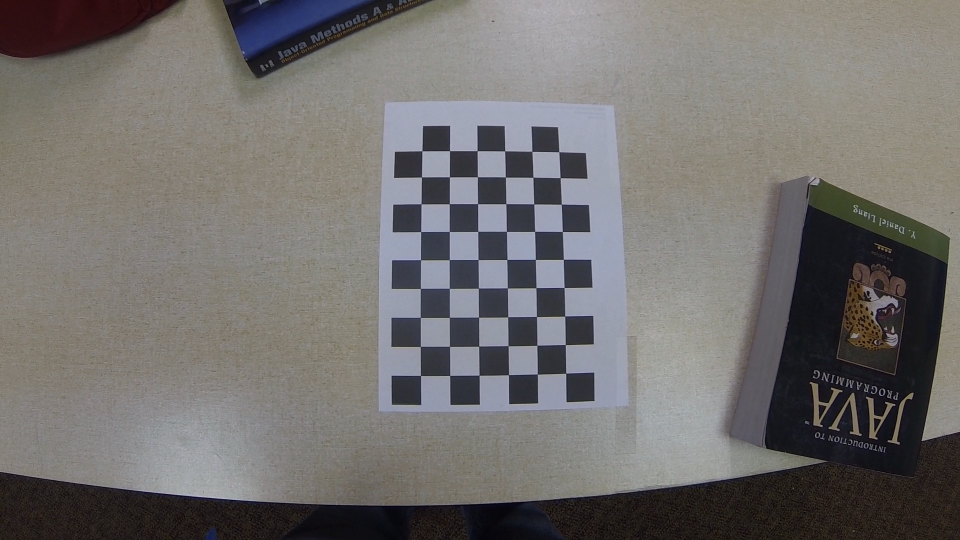
#> input picture calibration_samples2/Calibration_Frame100.jpg, 1920 x 1080 px (shown at 1/2 size); its folder holds 4 pictures in this run
$ python undist.py   (Python 2 division)
#> lines starting #> are read from the running program, lines starting #| are printed output that depends on the picture
# source: Solems tutorial

import numpy as np
import cv2
from glob import glob
'''
# calibration parameters from all of my calibration images
K = np.array([[1.14377690e+03,   0.00000000e+00,   9.71017458e+02],
 [  0.00000000e+00,   1.14128154e+03,   5.18938715e+02], #2nd e is 03
 [  0.00000000e+00,  0.00000000e+00,   1.00000000e+00]])
d = np.array([-0.35194004,  0.22321843, -0.00039513, -0.00041706, -0.07914194]) # just use first two terms (no translation)
'''
# calibration parameters from subset of calibration images


K = np.array([[  1.14436060e+03,   0.00000000e+00,   9.73815117e+02],
 [  0.00000000e+00,   1.14177584e+03,   5.18330528e+02],
 [  0.00000000e+00,   0.00000000e+00,   1.00000000e+00]])
d = np.array([-0.35000645,  0.22143909,0,0,0 ]) # just use first two terms (no translation)

# calibration parameters from sample images
'''
K = np.array([[ 611.18390818,    0.,          515.31102633],
 [   0.,          611.06735263,  402.07540928],
 [   0.,            0.,            1.        ]])

d = np.array([-0.36824155,  0.28485465,0,0,0])#,  0.00079123,  0.00064925, -0.1634569 ])
'''


# read one of your images
# works well with

# for sample images
#imgNames = glob('../calibration_samples_ex/GO*[0-9].JPG')

# for my own images

relativePath = 'calibration_samples2/'
imgNames = glob(relativePath + 'Calibration*[0-9].jpg')

print imgNames
for name in imgNames:
	img = cv2.imread(name)
#> img is the input picture: shape (1080, 1920, 3); mean B, G, R 110.2, 111.9, 114.6
	h, w = img.shape[:2]
#> h = 1080; w = 1920
	# undistort
	newcamera, roi = cv2.getOptimalNewCameraMatrix(K, d, (w,h), 0)
#> roi = (0, 0, 1919, 1079)
	newimg = cv2.undistort(img, K, d, None, newcamera)
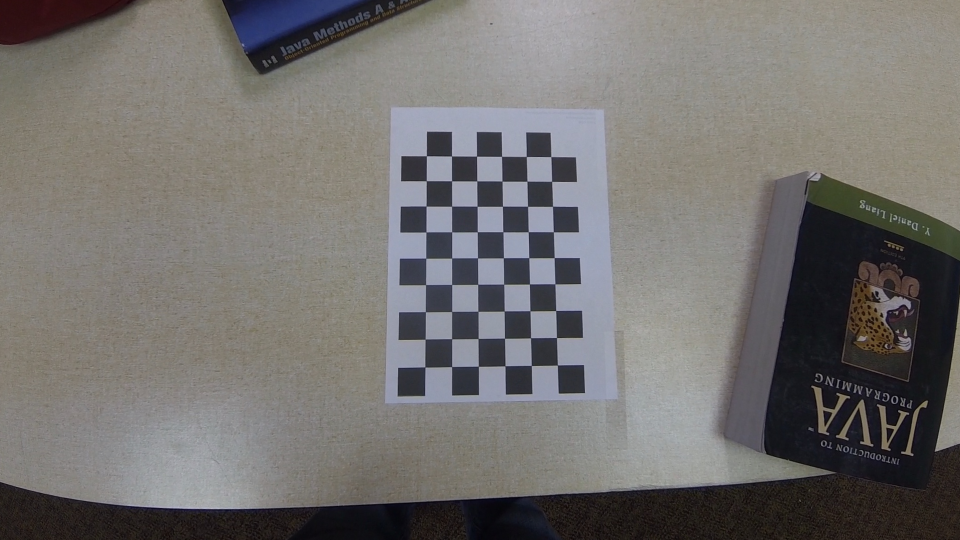
#> newimg: shape (1080, 1920, 3) (shown at 1/2 size); mean B, G, R 110.8, 112.8, 115.3

	# for samples
	#path = name[name.index('GOPR00'):-4] + '_UNDIST' + name[-4:]
	# for my own
	path = name[name.index('Calibration'):-4] + '_UNDIST' + name[-4:]

	save_path = 'Dist_Undist_Images/' + path
	print save_path
	cv2.imwrite(save_path,newimg)
#> pass 2 of the loop `for name in imgNames:`:
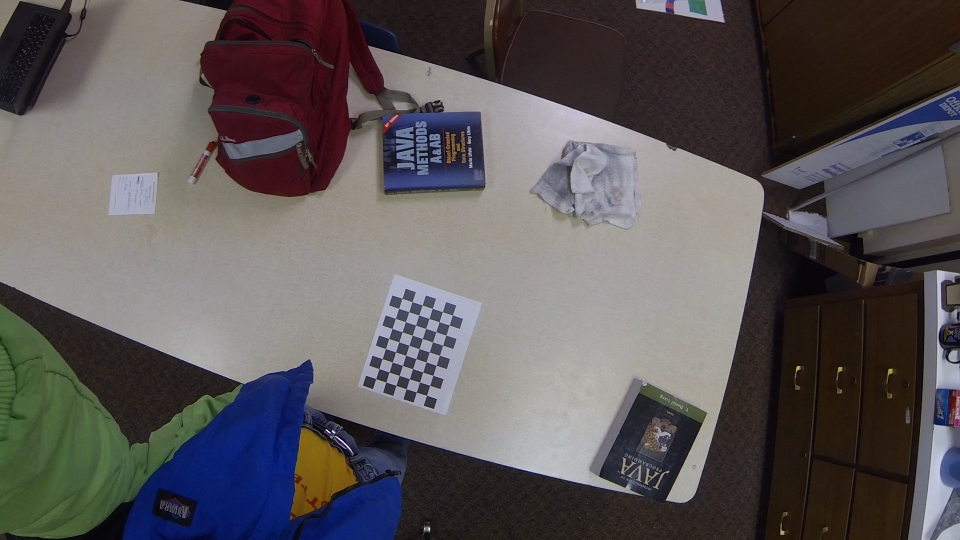
#> input picture calibration_samples2/Calibration_Frame1200.jpg, 1920 x 1080 px (shown at 1/2 size)
#> img is the input picture: shape (1080, 1920, 3); mean B, G, R 88.1, 87.2, 92
#> `newimg = cv2.undistort(img, K, d, None, newcamera)`:
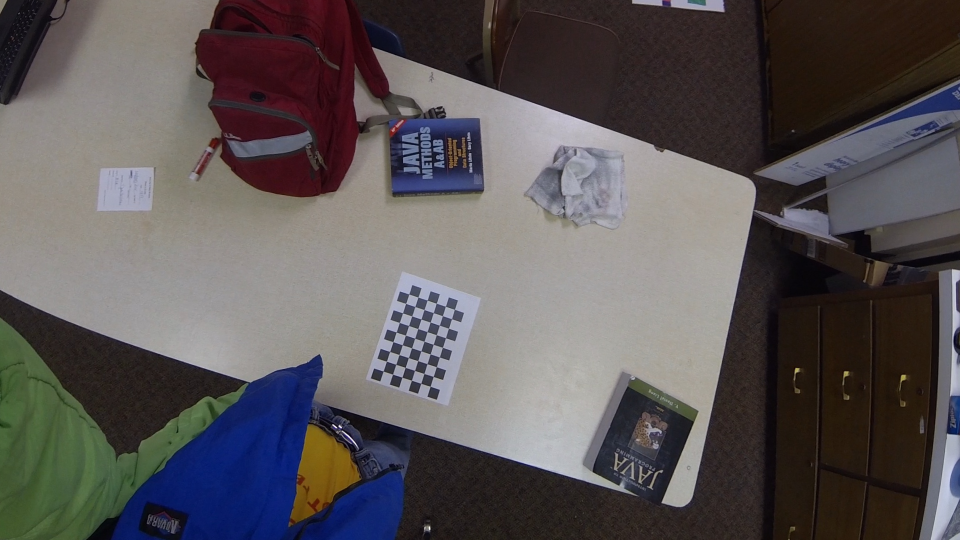
#> newimg: shape (1080, 1920, 3) (shown at 1/2 size); mean B, G, R 86.4, 85.3, 90.4


img = cv2.imread("Cam1/Cam1_Frame157.jpg")
#img = cv2.imread("../calibration_samples2/Calibration_Frame100.jpg")
#> (the run stopped early here; a loop or call above may not have finished)
